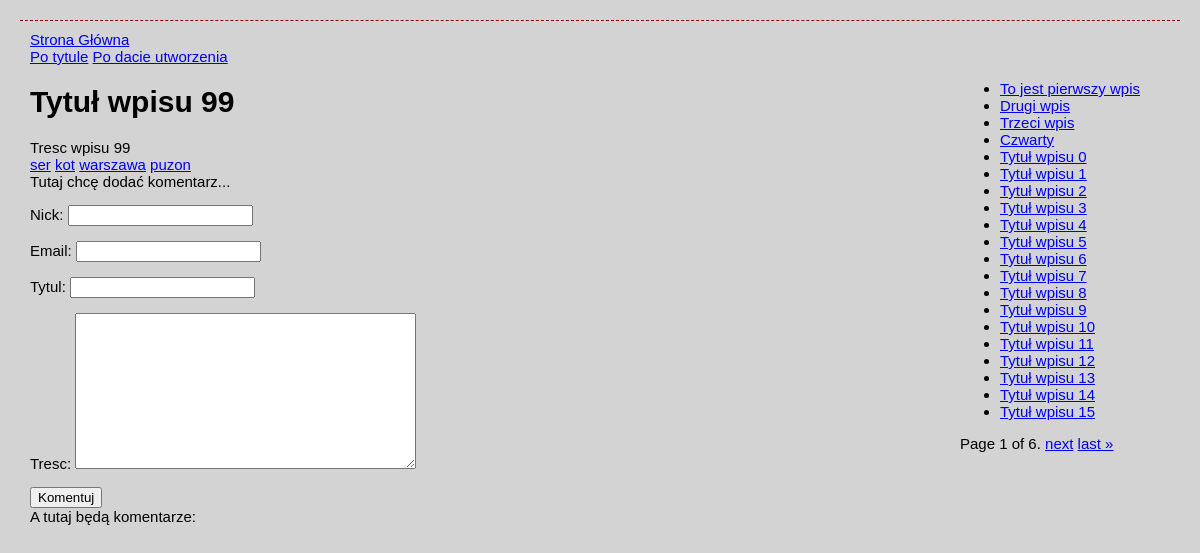
The app's page /blog/wpisy2/104 with its own data.
### blog/models.py (models this page shows, shortened)
class TimestampModel(models.Model):
    created = models.DateTimeField(auto_now_add=True)
    modified = models.DateTimeField(auto_now=True)
    class Meta:
        abstract = True

class Wpis(TimestampModel):
    tytul = models.CharField(max_length=200)
    tresc = models.TextField()
    tagi = models.ManyToManyField(Tag, blank=True)
    class Meta:
        verbose_name_plural = "Wpisy"

class Tag(models.Model):
    nazwa = models.CharField(max_length=200, unique=True)
    class Meta:
        verbose_name_plural = "Tagi"

### blog/views.py (the view)
# urls.py: path('blog/wpisy2/<id_wpisu>', details_with_form, name='szczegoly-wpisu2'),  # użycie forms.Form
def details_with_form(request, id_wpisu):
    errors = ""
    wpis = Wpis.objects.get(pk=id_wpisu)
    if request.method == 'POST':
        form = FormKomentarz(request.POST)
        if form.is_valid():
            obj = form.save(commit=False)
            obj.wpis_id = wpis.id
            obj.save()
    else:
        form = FormKomentarz()
    tagi = wpis.tagi.all()
    wpisy = Wpis.objects.all()
    paginator = Paginator(wpisy, 20)  # pokaż 1 wpisie na stronie
    page = request.GET.get('page')
    wpisy = paginator.get_page(page)
    return render(
        request=request,
        template_name='blog/index2.html',
        context={
            'wybrany_wpis': wpis,
            'wpisy': wpisy,
            'page': page,
            'tagi': tagi,
            'form': form,
            'errors': errors
        }
    )

### comments/forms.py
class FormKomentarz(forms.Form):
    nick = forms.CharField()
    email = forms.EmailField()
    tytul = forms.CharField()
    tresc = forms.CharField(widget=forms.Textarea())

### blog/templates/blog/index2.html (shortened to what this page needs)
{% extends 'base.html' %}
{% block lista_wpisow %}
<div class="filters">
    <a href="{% url 'wpisy-main' %}?orderby=tytul">Po tytule</a>
    <a href="{% url 'wpisy-main' %}?orderby=created">Po dacie utworzenia</a>
</div>
<div class="sidebar">
    <div class="lista_wpisow">
        <ul>
            {% for wpis in wpisy %}
            <li><a href="{% url 'szczegoly-wpisu' id_wpisu=wpis.id %}?page={{page}}">{{ wpis.tytul }}</a></li>
            {% endfor %}
        </ul>
    </div>
    <div class="pagination">
        <span class="step-links">
            <span class="current">
                Page {{ wpisy.number }} of {{ wpisy.paginator.num_pages }}.
            </span>
            {% if wpisy.has_next %}
                <a href="?page={{ wpisy.next_page_number }}">next</a>
                <a href="?page={{ wpisy.paginator.num_pages }}">last &raquo;</a>
            {% endif %}
        </span>
    </div>
</div>
{% endblock %}
{% block wpis %}
<div class="wpis">
    <h1>{{ wybrany_wpis.tytul }}</h1>
    <div class="tresc_wpisu">{{ wybrany_wpis.tresc }}</div>
    <div class="tag_list">
        {% for tag in tagi %}
        <a href="{% url 'wpisy-po-tagu' nazwa_taga=tag.nazwa %}">{{ tag.nazwa }}</a>
        {% endfor %}
    </div>
</div>
Tutaj chcę dodać komentarz...
<form method="POST" action="{% url 'szczegoly-wpisu2' id_wpisu=wybrany_wpis.id %}">
    {{ form.as_p }}
    <button type="submit">Komentuj</button>
</form>
A tutaj będą komentarze:
{% endblock %}

### blog/static/blog/style.css (style rules this page uses)
body { margin: 20px; padding: 10px; background-color: lightgray; font: 15px 'Trebuchet MS', Arial, Helvetica, sanf-serif; color: black; border-top: 1px #880a0b dashed; }
.sidebar { float: right; padding-right: 30px; }

### records on screen
Wpis: tytul "To jest pierwszy wpis"
Wpis: tytul "Drugi wpis"
Wpis: tytul "Trzeci wpis"
Wpis: tytul "Czwarty"
Wpis: tytul "Tytuł wpisu 0"
Wpis: tytul "Tytuł wpisu 1"
Wpis: tytul "Tytuł wpisu 2"
Wpis: tytul "Tytuł wpisu 3"
Wpis: tytul "Tytuł wpisu 4"
Wpis: tytul "Tytuł wpisu 5"
Wpis: tytul "Tytuł wpisu 6"
Wpis: tytul "Tytuł wpisu 7"
Wpis: tytul "Tytuł wpisu 8"
Wpis: tytul "Tytuł wpisu 9"
Wpis: tytul "Tytuł wpisu 10"
Wpis: tytul "Tytuł wpisu 11"
Wpis: tytul "Tytuł wpisu 12"
Wpis: tytul "Tytuł wpisu 13"
Wpis: tytul "Tytuł wpisu 14"
Wpis: tytul "Tytuł wpisu 15"
Wpis: tytul "Tytuł wpisu 99", tresc "Tresc wpisu 99"
Tag: nazwa "ser"
Tag: nazwa "kot"
Tag: nazwa "warszawa"
Tag: nazwa "puzon"

### other values on screen
{{ wpisy.number }} "1"
{{ wpisy.paginator.num_pages }} "6"
